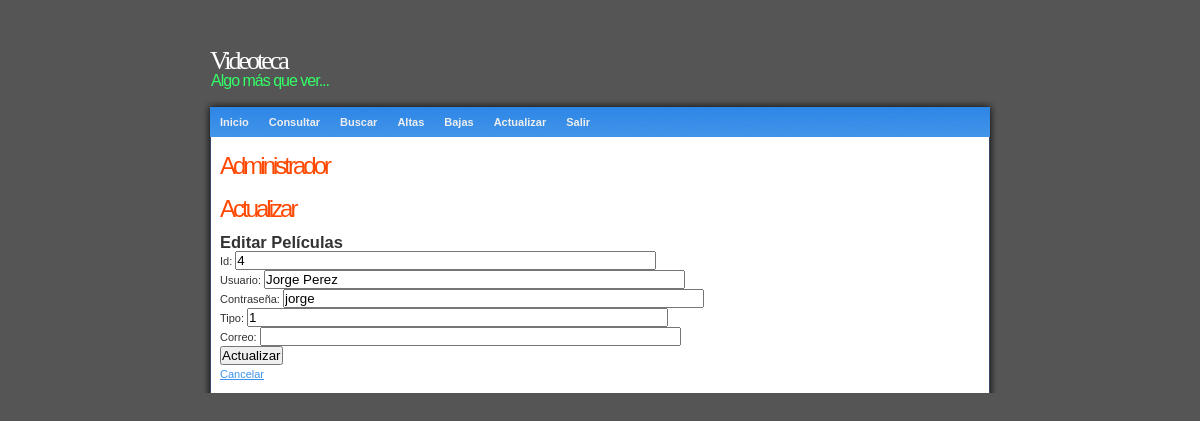
/administrador/ActualizarAdministradorUsuario.php?usuario=Jorge Perez (signed in), run on the app's committed database.
### tables this page shows
CREATE TABLE IF NOT EXISTS `clientes` (
  `id_cliente` int(11) NOT NULL AUTO_INCREMENT,
  `usuario` varchar(64) NOT NULL,
  `password` varchar(60) DEFAULT NULL,
  `tipo` int(11) NOT NULL,
  `email` varchar(64) NOT NULL,
  PRIMARY KEY (`id_cliente`)
);

### administrador/ActualizarAdministradorUsuario.php (the view, shortened to what this page needs)
<!DOCTYPE html PUBLIC "-//W3C//DTD XHTML 1.0 Strict//EN" "http://www.w3.org/TR/xhtml1/DTD/xhtml1-strict.dtd">
<html xmlns="http://www.w3.org/1999/xhtml">
<head>
<link rel="stylesheet" type="text/css" href="../style.css" media="screen" />
</head>
<body>
<div id="wrap">
<div id="header">
  <h1 class="Estilo4">Videoteca</h1>
  <h2 class="Estilo5">Algo más que ver...</h2>
</div>
<div id="top"> </div>
<div id="menu">
<ul>
<li><a href="index.php">Inicio</a></li>
<li><a href="ConsultarAdministrador.php">Consultar</a></li>
<li><a href="BuscarAdministrador.php">Buscar</a></li>
<li><a href="AltasAdministrador.php">Altas</a></li>
<li><a href="BajasAdministrador.php">Bajas</a></li>
<li><a href="ActualizarAdministrador.php">Actualizar</a></li>
<li><a href="SalirAdministrador.php">Salir</a></li>
</ul>
</div>
<div id="content">
<div class="left">
<h2>Administrador</h2>
<h2>Actualizar</h2>
</div>
<H2>Editar Películas</H2>
<?php
   $link=Conectarse();
   $usu=$_GET['usuario'];
  echo '<FORM METHOD="POST" ACTION="ActualizarAdministradorUsuario2.php">';
  $result=mysqli_query($link,"select * from clientes where usuario='$usu'");
  $row = mysqli_fetch_array($result);
  $id_cli=$row["id_cliente"];
  $usu=$row["usuario"];
  $pas=$row["password"];
  $tip=$row["tipo"];
  $cor=$row["email"];
  echo "Id: <INPUT TYPE='text' NAME='id_cliente' value='$id_cli' SIZE='50'><br>";
  echo "Usuario: <INPUT TYPE='text' NAME='usuario' value='$usu' SIZE='50'><br>";
  echo "Contraseña: <INPUT TYPE='text' NAME='password' value='$pas' SIZE='50'><br>";
  echo "Tipo: <INPUT TYPE='text' NAME='tipo' value='$tip' SIZE='50'><br>";
  echo "Correo: <INPUT TYPE='text' NAME='email' value='$cor' SIZE='50'><br>";
?>
<INPUT TYPE="SUBMIT" value="Actualizar">
<br>
<a href="ActualizarAdministrador.php">Cancelar</a>
</div>
</div>
</body>
</html>

### style.css (style rules this page uses)
* { padding: 0; margin: 0; }
body { background: #555; font-family: Verdana, Arial, Helvetica, sans-serif; font-size: 11px; line-height: 18px; color: #333333;; }
a { color: #3E92EA; }
#wrap { margin: 40px auto 0 auto; width: 800px; }
#header { padding-bottom:10px; }
#header h1 { font-size: 26px; font-weight: 100; letter-spacing: -3px; padding: 12px 0 5px 10px; }
#header h2 { color: #33FF66; font-size: 16px; font-weight: 100; padding: 0 0 0 11px; letter-spacing: -1px; line-height: 12px; }
#menu { height: 30px; line-height: 30px; background: #222 url(images/menu.jpg) no-repeat; }
#menu ul { padding-left: 10px; list-style-type: none; }
#menu ul li { display: block; float: left; }
#menu ul li a { color: #eee; padding: 0 10px; text-decoration: none; font-weight: 600; }
#content { background: #555 url(images/content.jpg) repeat-y; padding: 10px 20px; }
.left { width: 568px; float: left; text-align: justify; }
.left h2 { color: #FF4800; font-size: 24px; letter-spacing: -3px; font-weight: 100; padding : 10px 0 15px 0; }
#top { background: #555 url(images/top.jpg) no-repeat; padding: 5px 0; }

### administrador/ActualizarAdministradorUsuario.php (style rules this page uses)
.Estilo4 { color: #FFFFFF; font-family: "Times New Roman", Times, serif; font-size: 30px; }

### data on the page
clientes: id_cliente "4", usuario "Jorge Perez", password "jorge", tipo "1"
